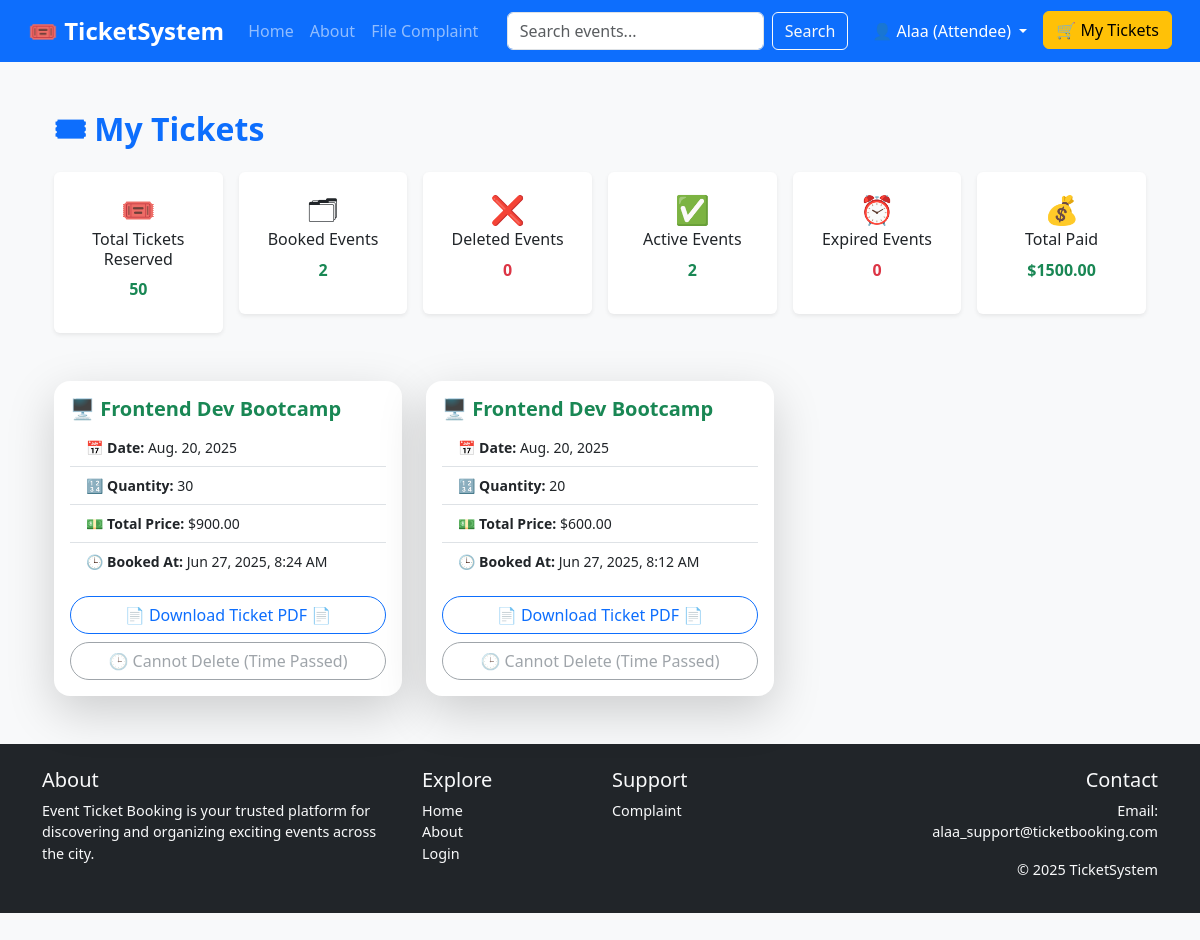
Screenshot of /attendee-tickets/g511lN7XBN9llcY5Z9Ea5b9vQa6lh3Mn/ (signed in) with the database file from the repository.
### user_service/models.py (models this page shows, shortened)
class UserProfile(models.Model):
    ROLE_CHOICES = [
        ('attendee', 'Attendee'),
        ('organizer', 'Organizer'),
    ]
    user = models.OneToOneField(User, on_delete=models.CASCADE)
    role = models.CharField(max_length=20, choices=ROLE_CHOICES)
    secure_token = models.CharField(
        max_length=64,
        unique=True,
        default=generate_secure_token,
        editable=False
    )
    created_at = models.DateTimeField(auto_now_add=True)
    total_tickets_reserved = models.PositiveIntegerField(default=0)
    deleted_events_count = models.PositiveIntegerField(default=0)

### event_service/models.py (models this page shows, shortened)
class Reservation(models.Model):
    user = models.ForeignKey(User, on_delete=models.CASCADE)
    event = models.ForeignKey(Event, on_delete=models.CASCADE)
    quantity = models.PositiveIntegerField()
    total_price = models.DecimalField(max_digits=10, decimal_places=2)
    created_at = models.DateTimeField(auto_now_add=True)
    signature = models.CharField(max_length=256, blank=True)  # optional digital signature
    secret_key = models.CharField(max_length=100, unique=True, default='', editable=False)
    @property
    def can_delete(self):
        time_passed = timezone.now() - self.created_at
        return time_passed.total_seconds() < 3 * 60 * 60

class Event(models.Model):
    title = models.CharField(max_length=200)
    description = models.TextField()
    location = models.CharField(max_length=200)
    date = models.DateField()
    ticket_price = models.DecimalField(max_digits=8, decimal_places=2, default=0.00)
    available_tickets = models.PositiveIntegerField(default=0)
    organizer = models.ForeignKey(User, on_delete=models.CASCADE)
    created_at = models.DateTimeField(auto_now_add=True)
    is_deleted = models.BooleanField(default=False)

### Event_Ticket_Booking_System/views.py (the view)
# urls.py: path('attendee-tickets/<str:secure_token>/', my_tickets_attendee, name='my_tickets_attendee'),
@login_required
def my_tickets_attendee(request, secure_token):
    try:
        profile = UserProfile.objects.get(secure_token=secure_token)
    except UserProfile.DoesNotExist:
        return render(request, 'access_denied.html')
    if request.user != profile.user or profile.role != "attendee":
        return render(request, 'access_denied.html')
    reservations = Reservation.objects.filter(user=request.user).select_related('event').order_by('-created_at')
    active_reservations = [r for r in reservations if not r.event.is_deleted]
    total_booked_events = len(active_reservations)
    total_deleted_events = len([r for r in reservations if r.event.is_deleted])
    today = timezone.now().date()
    total_active_events = len([r for r in active_reservations if r.event.date >= today])
    total_expired_events = len([r for r in active_reservations if r.event.date < today])
    total_payment = sum(r.total_price for r in active_reservations)
    context = {
        'reservations': reservations,
        'total_booked': total_booked_events,
        'total_deleted': total_deleted_events,
        'total_active': total_active_events,
        'total_expired': total_expired_events,
        'total_paid': total_payment,
        'total_tickets_reserved': profile.total_tickets_reserved,
        'deleted_events_count': profile.deleted_events_count,
    }
    return render(request, 'my_tickets.html', context)

### templates/my_tickets.html (shortened to what this page needs)
{% extends 'base.html' %}
{% load static %}
{% block content %}
<div class="container my-5">
  <h2 class="mb-4 text-primary">🎟 My Tickets</h2>
<div class="row g-3 mb-5 text-center">
  <div class="col-md-2 col-6">
    <div class="card p-3 border-0 shadow-sm">
      <div class="fs-3">🎟️</div>
      <h6>Total Tickets Reserved</h6>
      <p class="fw-bold text-success">{{ total_tickets_reserved }}</p>
    </div>
  </div>
  <div class="col-md-2 col-6">
    <div class="card p-3 border-0 shadow-sm">
      <div class="fs-3">🗂</div>
      <h6>Booked Events</h6>
      <p class="fw-bold text-success">{{ total_booked }}</p>
    </div>
  </div>
  <div class="col-md-2 col-6">
    <div class="card p-3 border-0 shadow-sm">
      <div class="fs-3">❌</div>
      <h6>Deleted Events</h6>
      <p class="fw-bold text-danger">{{ deleted_events_count }}</p>
    </div>
  </div>
  <div class="col-md-2 col-6">
    <div class="card p-3 border-0 shadow-sm">
      <div class="fs-3">✅</div>
      <h6>Active Events</h6>
      <p class="fw-bold text-success">{{ total_active }}</p>
    </div>
  </div>
  <div class="col-md-2 col-6">
    <div class="card p-3 border-0 shadow-sm">
      <div class="fs-3">⏰</div>
      <h6>Expired Events</h6>
      <p class="fw-bold text-danger">{{ total_expired }}</p>
    </div>
  </div>
  <div class="col-md-2 col-6">
    <div class="card p-3 border-0 shadow-sm">
      <div class="fs-3">💰</div>
      <h6>Total Paid</h6>
      <p class="fw-bold text-success">${{ total_paid|floatformat:2 }}</p>
    </div>
  </div>
</div>
  {% if reservations %}
    <div class="row row-cols-1 row-cols-md-2 row-cols-lg-3 g-4">
      {% for reservation in reservations %}
        <div class="col">
          <div class="card h-100 shadow-lg border-0 rounded-4 hover-shadow">
            <div class="card-body d-flex flex-column justify-content-between">
              <h5 class="card-title fw-bold text-success mb-2">{{ reservation.event.title }}</h5>
              <ul class="list-group list-group-flush small mb-3">
                <li class="list-group-item"><strong>📅 Date:</strong> {{ reservation.event.date }}</li>
                <li class="list-group-item"><strong>🔢 Quantity:</strong> {{ reservation.quantity }}</li>
                <li class="list-group-item"><strong>💵 Total Price:</strong> ${{ reservation.total_price }}</li>
                <li class="list-group-item">
                  <strong>🕒 Booked At:</strong>
                  <span class="created-time" data-utc="{{ reservation.created_at|date:'c' }}">Loading time...</span>
                </li>
              </ul>
              <a href="{% url 'download_ticket' reservation.id %}" class="btn btn-outline-primary rounded-pill w-100 mb-2">
                📄 Download Ticket PDF 📄
              </a>
              {% if reservation.can_delete %}
                <button class="btn btn-outline-danger rounded-pill w-100 confirm-delete" data-id="{{ reservation.id }}">
                  🗑️ Delete Reservation
                </button>
              {% else %}
                <button class="btn btn-outline-secondary rounded-pill w-100" disabled>
                  🕒 Cannot Delete (Time Passed)
                </button>
              {% endif %}
            </div>
          </div>
        </div>
      {% endfor %}
    </div>
  {% endif %}
</div>
{% endblock %}

### templates/base.html (shortened to what this page needs)
{% load static %}
<!DOCTYPE html>
<html lang="en">
<head>
  <link href="https://cdn.jsdelivr.net/npm/bootstrap@5.3.2/dist/css/bootstrap.min.css" rel="stylesheet" />
  <link rel="stylesheet" href="{% static 'css/style.css' %}" />
</head>
<body>
  <nav class="navbar navbar-expand-lg navbar-dark bg-primary px-3">
    <div class="container-fluid">
      <a class="navbar-brand" href="/">🎟️ TicketSystem</a>
      <div class="collapse navbar-collapse" id="navbarContent">
        <ul class="navbar-nav me-auto mb-2 mb-lg-0">
          <li class="nav-item"><a class="nav-link" href="/">Home</a></li>
          <li class="nav-item"><a class="nav-link" href="/about/">About</a></li>
          <li class="nav-item"><a class="nav-link" href="/complaints/new/">File Complaint</a></li>
        </ul>
        <form class="d-flex me-3" method="get" action="/search/">
          <input class="form-control me-2" type="search" name="q" placeholder="Search events..." aria-label="Search" />
          <button class="btn btn-outline-light" type="submit">Search</button>
        </form>
        <ul class="navbar-nav">
          {% if request.user.is_authenticated %}
            <li class="nav-item dropdown">
              <a class="nav-link dropdown-toggle text-white" href="#" role="button" data-bs-toggle="dropdown">
                👤 {{ request.user.first_name }} ({{ request.user.userprofile.role|capfirst }})
              </a>
            </li>
            {% if request.user.userprofile.role == 'attendee' %}
              <li class="nav-item">
                <a href="{% url 'my_tickets_attendee' secure_token=request.user.userprofile.secure_token %}" class="btn btn-warning ms-2">🛒 My Tickets</a>
              </li>
            {% endif %}
          {% else %}
            <li class="nav-item"><a class="nav-link" href="{% url 'login' %}">Login</a></li>
            <li class="nav-item"><a class="nav-link" href="{% url 'register' %}">Register</a></li>
            <li class="nav-item">
              <span class="nav-link disabled text-white-50">👤 Not Yet Registered</span>
            </li>
          {% endif %}
        </ul>
      </div>
    </div>
  </nav>
  <main class="container mt-4">
    {% block content %}{% endblock %}
  </main>
  <footer class="bg-dark text-light mt-5 pt-4 pb-3">
    <div class="container">
      <div class="row">
        <div class="col-sm-6 col-md-4 mb-3">
          <h5>About</h5>
          <p>Event Ticket Booking is your trusted platform for discovering and organizing exciting events across the city.</p>
        </div>
        <div class="col-sm-6 col-md-2 mb-3">
          <h5>Explore</h5>
          <ul class="list-unstyled">
            <li><a href="/" class="text-light">Home</a></li>
            <li><a href="/about/" class="text-light">About</a></li>
            <li><a href="{% url 'login' %}" class="text-light">Login</a></li>
          </ul>
        </div>
        <div class="col-sm-6 col-md-3 mb-3">
          <h5>Support</h5>
          <ul class="list-unstyled">
            <li><a href="/complaints/new/" class="text-light">Complaint</a></li>
          </ul>
        </div>
        <div class="col-sm-6 col-md-3 text-md-end">
          <h5>Contact</h5>
          <p>Email: alaa_support@ticketbooking.com</p>
          <p>&copy; 2025 TicketSystem</p>
        </div>
      </div>
    </div>
  </footer>
</body>
</html>

### static/css/style.css (style rules this page uses)
body { background-color: #f8f9fa; font-family: 'Segoe UI', Tahoma, Geneva, Verdana, sans-serif; margin: 0; padding-bottom: 70px; }
h1, h2, h3, h4 { font-weight: 600; color: #0d6efd; }
a { text-decoration: none; }
.navbar-brand { font-weight: bold; font-size: 1.5rem; }
footer { font-size: 0.9rem; background-color: #212529; color: #f8f9fa; }
footer a { color: #f8f9fa; }
.card { border: 1px solid #dee2e6; transition: transform 0.2s ease-in-out; }

### rows the page displays
Reservation: event "🖥️ Frontend Dev Bootcamp", event "Aug. 20, 2025", quantity "30", total_price "900.00", shows "🕒 Cannot Delete (Time Passed)"
Reservation: event "🖥️ Frontend Dev Bootcamp", event "Aug. 20, 2025", quantity "20", total_price "600.00", shows "🕒 Cannot Delete (Time Passed)"

### other values shown
{{ request.user.first_name }} "Alaa"
{{ request.user.userprofile.role|capfirst }} "Attendee"
{{ total_tickets_reserved }} "50"
{{ total_booked }} "2"
{{ deleted_events_count }} "0"
{{ total_active }} "2"
{{ total_expired }} "0"
{{ total_paid|floatformat:2 }} "1500.00"
